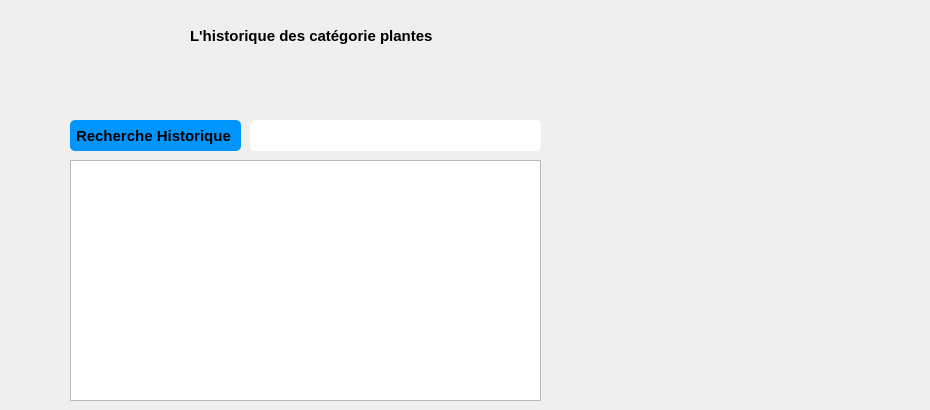
   <widget class="QWidget" name="page_6">
    <widget class="QPushButton" name="pushButton_14">
     <property name="geometry">
      <rect>
       <x>70</x>
       <y>120</y>
       <width>171</width>
       <height>31</height>
      </rect>
     </property>
     <property name="font">
      <font>
       <pointsize>11</pointsize>
       <weight>75</weight>
       <bold>true</bold>
      </font>
     </property>
     <property name="styleSheet">
      <string notr="true">QPushButton {
padding: 5px;
border-radius: 5px;
background-color:#0094ff;
font-weight: bold;
}
QPushButton:hover
{
color :white;
}</string>
     </property>
     <property name="text">
      <string>Recherche Historique </string>
     </property>
    </widget>
    <widget class="QLineEdit" name="Recherche_Historique_3">
     <property name="geometry">
      <rect>
       <x>250</x>
       <y>120</y>
       <width>291</width>
       <height>31</height>
      </rect>
     </property>
     <property name="styleSheet">
      <string notr="true">QLineEdit {
padding: 5px;
border-radius: 5px;

font-weight: bold;
}</string>
     </property>
    </widget>
    <widget class="QTextBrowser" name="Hitorique_Espece_plante">
     <property name="geometry">
      <rect>
       <x>70</x>
       <y>160</y>
       <width>471</width>
       <height>241</height>
      </rect>
     </property>
     <property name="font">
      <font>
       <pointsize>11</pointsize>
       <weight>75</weight>
       <bold>true</bold>
      </font>
     </property>
    </widget>
    <widget class="QPushButton" name="pushButton_16">
     <property name="geometry">
      <rect>
       <x>540</x>
       <y>290</y>
       <width>121</width>
       <height>111</height>
      </rect>
     </property>
     <property name="font">
      <font>
       <pointsize>11</pointsize>
       <weight>75</weight>
       <bold>true</bold>
      </font>
     </property>
     <property name="styleSheet">
      <string notr="true">QPushButton { border: none;image :url(C:/Users/ASUS/Downloads/tools-and-utensils (2).png);}
QPushButton:hover
{
border: none;image :url(C:/Users/ASUS/Downloads/technology.png);
}
</string>
     </property>
     <property name="text">
      <string/>
     </property>
    </widget>
    <widget class="QLabel" name="label_5">
     <property name="geometry">
      <rect>
       <x>190</x>
       <y>20</y>
       <width>261</width>
       <height>31</height>
      </rect>
     </property>
     <property name="font">
      <font>
       <pointsize>11</pointsize>
       <weight>75</weight>
       <bold>true</bold>
      </font>
     </property>
     <property name="text">
      <string>L'historique des catégorie plantes</string>
     </property>
    </widget>
    <widget class="QPushButton" name="pushButton_34">
     <property name="geometry">
      <rect>
       <x>870</x>
       <y>0</y>
       <width>21</width>
       <height>23</height>
      </rect>
     </property>
     <property name="styleSheet">
      <string notr="true">QPushButton { border: none;image :url(C:/Users/ASUS/Downloads/left-chevron.png);}
QPushButton:hover
{
border: none;image :url(C:/Users/ASUS/Downloads/arrows.png);
}
</string>
     </property>
     <property name="text">
      <string/>
     </property>
    </widget>
    <widget class="QPushButton" name="pushButton_35">
     <property name="geometry">
      <rect>
       <x>900</x>
       <y>0</y>
       <width>21</width>
       <height>23</height>
      </rect>
     </property>
     <property name="styleSheet">
      <string notr="true">QPushButton { border: none;image :url(C:/Users/ASUS/Downloads/orientation.png);}
QPushButton:hover
{
border: none;image :url(C:/Users/ASUS/Downloads/orientation (1).png);
}
</string>
     </property>
     <property name="text">
      <string/>
     </property>
    </widget>
   </widget>
